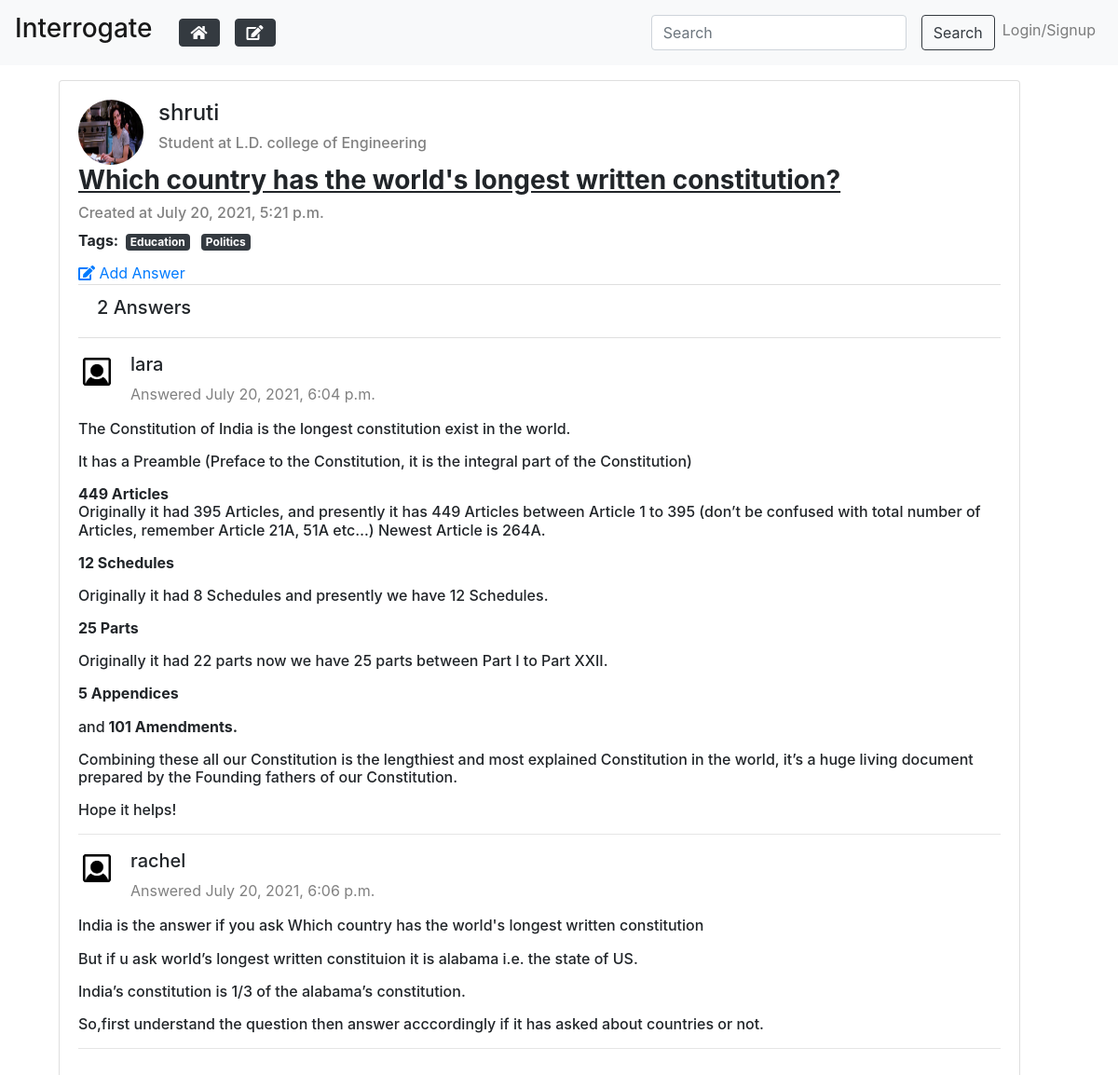
The app's page /Quora/51/, older data.
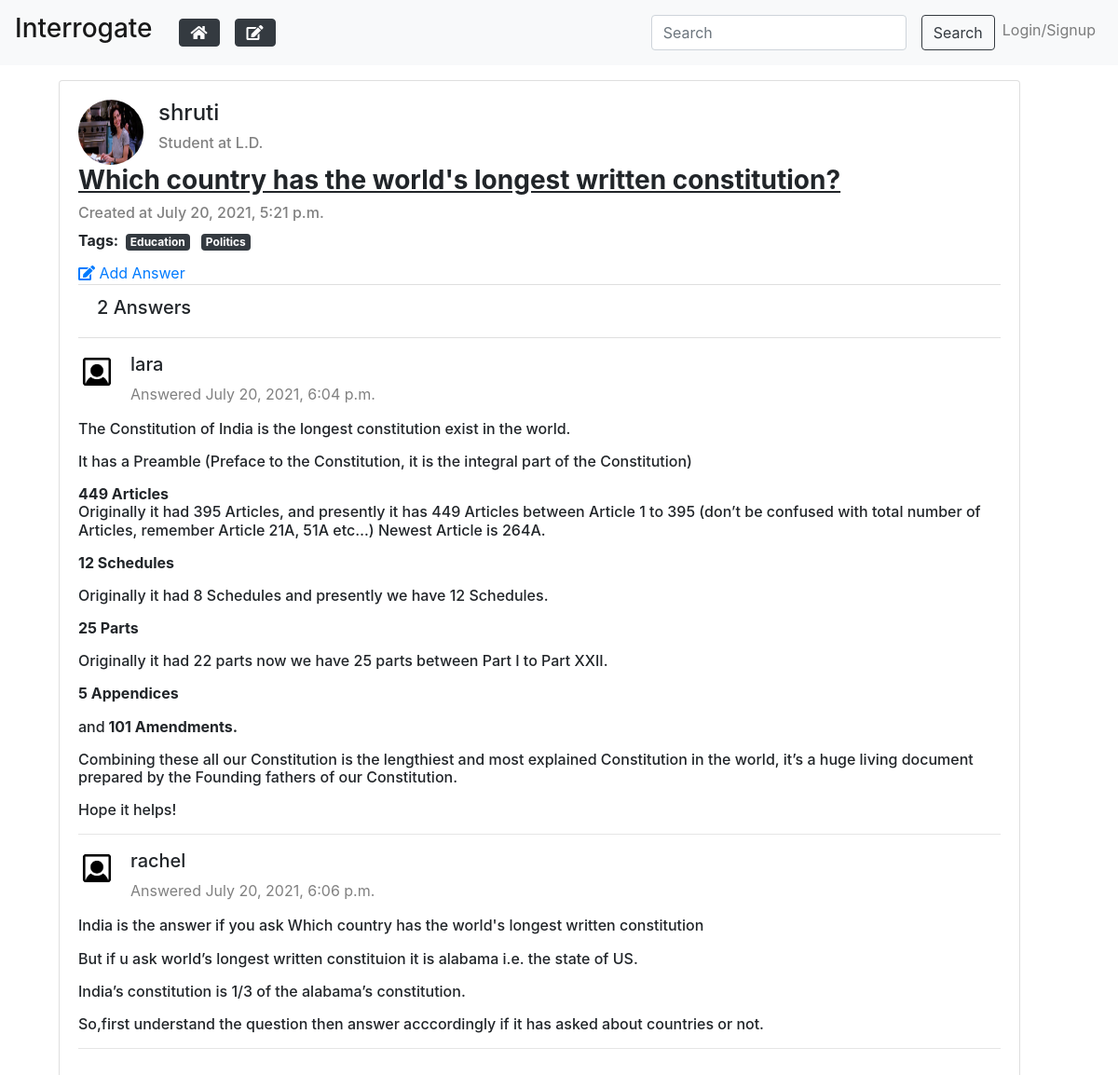
The same page, newer data.
### quora/models.py (models this page shows, shortened)
class Question(models.Model):
    sno = models.AutoField(primary_key=True)
    question = models.CharField(max_length=255)
    user = models.ForeignKey(User, on_delete=models.CASCADE)
    status = models.BooleanField(default=0)
    queTopics = models.ManyToManyField(quoraTopic)
    timestamp = models.DateTimeField(default=now)

### authentication/models.py (models this page shows, shortened)
class Profile(models.Model):
    user = models.OneToOneField(User, on_delete=models.CASCADE)
    first_name = models.CharField(max_length=100)
    last_name = models.CharField(max_length=100, blank=True)
    description = models.TextField(blank=True)
    employment = models.CharField(max_length=100, blank=True)
    school = models.CharField(max_length=100, blank=True)
    topics = models.ManyToManyField(quoraTopic)
    userImage = models.ImageField(upload_to = 'auth/userImg/', default = 'user.png')

### quora/views.py (the view)
# urls.py: path('<int:sno>/', views.questionDetail, name='questionDetail'),
def questionDetail(request,sno):
    que = Question.objects.filter(sno=sno).get()
    print(que.question)
    context = {'que': que }
    return render(request,'questionDetails.html',context)

### quora/context_processors.py (called while the page is built)
def add_variable_to_context(request):
    allTopics = quoraTopic.objects.all()
    return{'allTopics':allTopics , 'form':addAnswer}

### quora/templates/questionDetails.html (shortened to what this page needs)
{% extends 'base.html' %}
{% block content %}
<div class="container row">
    <div class="col-12">
        <div class="card ml-5 mt-3">
            <div class="card-body">
                <div class="media">
                    <a href="{% url 'othersProfile' que.user.username%}" target="_blank">
                        <img class="rounded-circle mr-3" src="{{que.user.profile.userImage.url}}" alt="..." width="70px" height="70px">
                    </a>
                    <div class="media-body">
                        <h4 class="mt-0">{{que.user}}</h4>
                        {% if que.user.profile.employment == '' and que.user.profile.school == ''%}
                        <h6></h6>
                        {% elif que.user.profile.employment == '' %}
                        <h6 style="color: grey;">Student at {{que.user.profile.school}}</h6>
                        {% else %}
                        <h6 style="color: grey;">Employee at {{que.user.profile.employment}}</h6>
                        {% endif %}
                    </div>
                </div>
                <h3><u><b>{{que.question}}</b></u></h3>
                <h6 style="color: grey;">Created at {{que.timestamp}}</h6>
                <div class="tags mb-2 mt-2">
                    <b>Tags: </b>
                    {% for topic in que.queTopics.all %}
                        <span class="badge badge-dark m-1">{{ topic.topic }}</span>
                    {% endfor %}
                </div>
                <a data-toggle="collapse" href="#ansCollapse{{que.sno}}{{queTopic.topic_id}}" role="button" aria-expanded="false" aria-controls="ansCollapse{{que.sno}}{{queTopic.topic_id}}" class="addAns mr-2">
                    <i class="fas fa-edit" area-hidden="true"></i> Add Answer
                </a>
                <ul class="list-group list-group-flush mb-3">
                    <li class="list-group-item">
                        <h5>{{que.answer_set.count}} Answers</h5>
                    </li>
                </ul>
                {% for answer in que.answer_set.all %}
                <div class="media">
                <a href="{% url 'othersProfile' answer.user.username%}" target="_blank">
                    <img class="rounded-circle mr-3" src="{{answer.user.profile.userImage.url}}" alt="..." width="40px" height="40px">
                </a>
                    <div class="media-body">
                        <h5 class="mt-0">{{answer.user}}</h5>
                        <span style="color: grey;">Answered {{ answer.timeStamp }}</span>
                    </div>
                    </div>
                    <h6 class="mt-3">{{ answer.answer|safe }}</h6>
                    <hr>
                {% endfor %}
            </div>
        </div>
    </div>
</div>
{% endblock content %}

Row changes from the older to the newer data that the page shows:
changed through a linked row, Question "Which country has the world's longest written constitution?": user.profile.school "L.D. college of Engineering" → "L.D."
